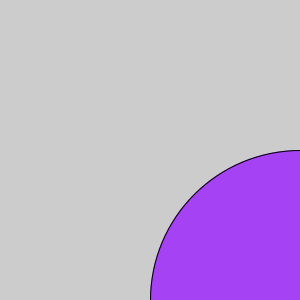
Frame 1 (no input)
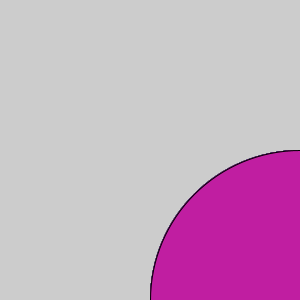
Frame 60 (the mouse pressed at the canvas centre just before this capture)
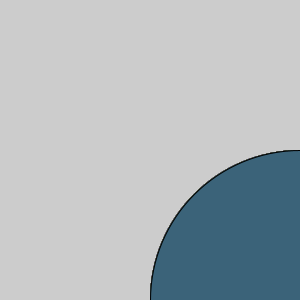
Frame 120 (the mouse held since frame 60 and released just before this capture)

The Processing sketch that drew these frames (run headless with seeded random() and noise(); from frame 60 on, the mouse is pressed at the canvas centre):

// Processing sketch: c_LogicalDot
// ── c_LogicalDot.pde

void setup() {
  size(300,300);
// 1. Set the size of the sketch. Make it 600 pixels square. 
  

}

void draw() {
  
// 2. Draw an ellipse
// Run the program to make sure it works before moving on.


// 3. Change the color of the ellipse when the mouse is pressed.
//    Use the following code, but put your colors where indicated
//    Remember to use the   fill()  command to set colors.
float red = random(256);
float green = random(256);
float blue = random(256);
if (mousePressed) {
 
  fill(red,green,blue);
  
} else {
  
   // put a different color here
  fill(red,green,blue);
}  
  
  ellipse(300,300,300,300);
  
}
